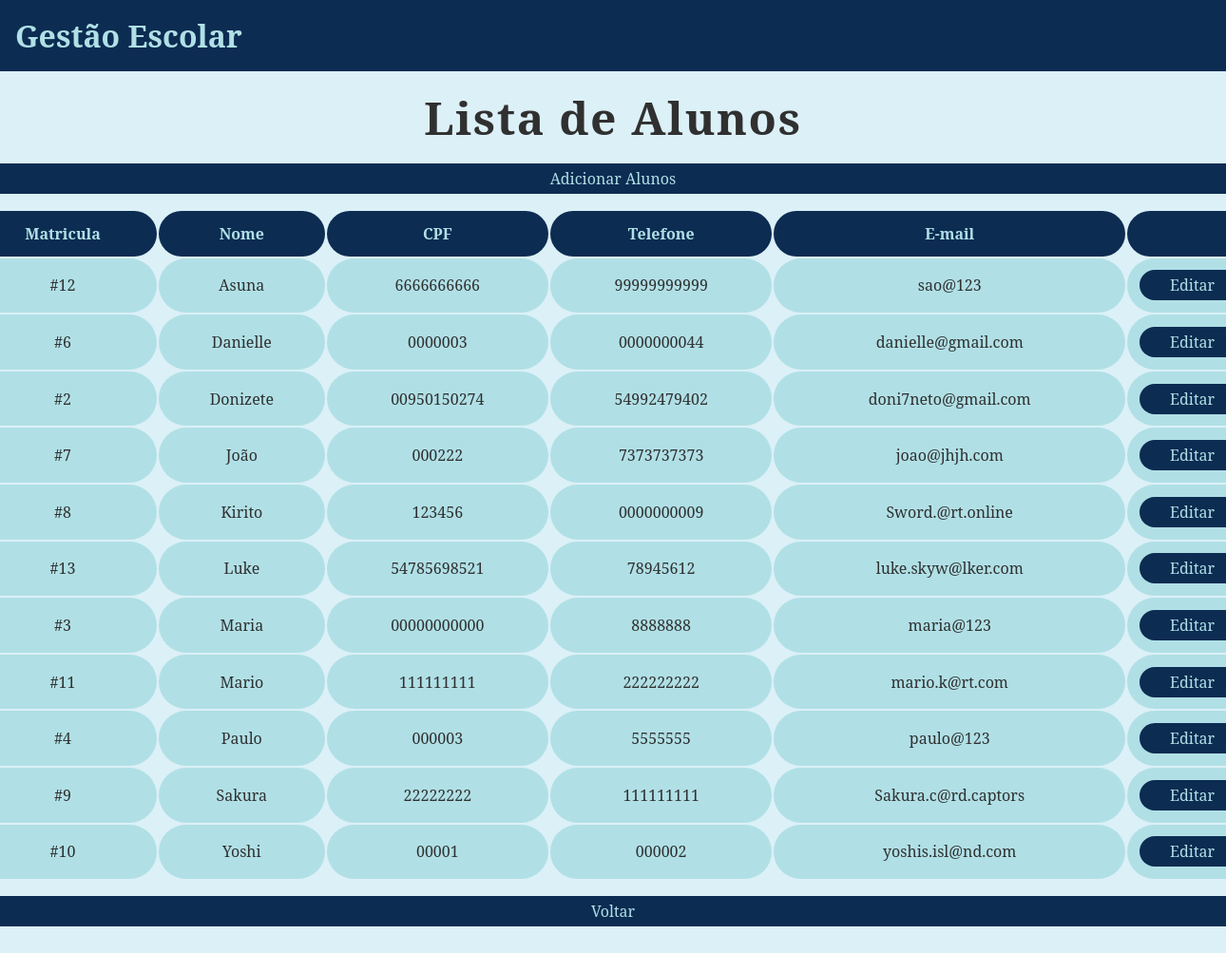
The page /listar/alunos on the database its author committed.
### tables this page shows
CREATE TABLE Alunos (
    matricula INTEGER PRIMARY KEY AUTOINCREMENT,
    nome VARCHAR(255) NOT NULL,
    cpf CHAR(11) NOT NULL,
    telefone CHAR(11),
    email VARCHAR(255) NOT NULL
);

### index.py (the view)
@app.route ("/listar/alunos")
def listar_alunos():
    alunos = Aluno.listar()
    return render_template ("listar_alunos.html", alunos=alunos)

### aluno.py (called while the page is built)
    @classmethod
    def listar(cls):
        conexao = sqlite3.connect("gestao_escolar.db")
        cursor = conexao.cursor()
        sql = f"""
            SELECT * FROM Alunos
            ORDER BY nome
        """
        cursor.execute(sql)
        listaAlunos = cursor.fetchall()
        conexao.close()
        return listaAlunos

### templates/listar_alunos.html
{% extends "base.html" %}
{% block conteudo %}
<div class="conteudo-principal">
    <h2>Lista de Alunos</h2>
    <div class="conteudo-tabela">
        <a href="/cadastro/alunos" class="botao-primario">Adicionar Alunos</a>
        <table>
            <tr>
                <th>Matricula</th>
                <th>Nome</th>
                <th>CPF</th>
                <th>Telefone</th>
                <th>E-mail</th>
                <th></th>
            </tr>
            {% for aluno in alunos %}
                <tr>
                    <td>#{{aluno[0]}}</td>
                    <td>{{aluno[1]}}</td>
                    <td>{{aluno[2]}}</td>
                    <td>{{aluno[3]}}</td>
                    <td>{{aluno[4]}}</td>
                    <td><a href="/editar/aluno/{{ aluno[0] }}" class="botao-primario">Editar</a></td>
                </tr>
            {% endfor %}
        </table>
        <a href="/" class="botao-primario">Voltar</a>
    </div>
</div>
{% endblock %}

### static/css/style.css (style rules this page uses)
:root { --azul-claro: rgb(220, 240, 247); --azul-escuro: rgb(12, 44, 82); --preto: rgb(48, 48, 48); --azul-normal: rgb(94, 157, 200); --palegreen: palegreen; --powderblue: powderblue; }
* { margin: 0; padding: 0; box-sizing: border-box; }
body { font-family: 'Noto Serif', serif; background: var(--azul-claro); }
a { text-decoration: none; }
.botao-primario { display: flex; background-color: var(--azul-escuro); color: var(--powderblue); width: 100%; border-radius: 3rem; text-align: center; justify-content: center; align-items: center; }
main .conteudo-principal { text-align: center; display: flex; justify-content: center; flex-direction: column; align-items: center; margin-bottom: 2rem; }
main .conteudo-principal h2 { margin: 1rem 0 1rem 0; font-size: 3rem; color: var(--preto); letter-spacing: .1rem; }
main .conteudo-principal .conteudo-tabela { width: 85rem; }
main .conteudo-principal .conteudo-tabela .botao-primario { height: 2rem; font-size: 1rem; font-weight: 400; }
main .conteudo-principal table { margin: 1rem 0rem 1rem 0rem; width: 100%; }
main .conteudo-principal table th { background: var(--azul-escuro); color: var(--powderblue); padding: .8rem; border-radius: 2rem; }
main .conteudo-principal table td { background: var(--powderblue); color: var(--preto); padding: .8rem; border-radius: 2rem; }

### rows shown on the page
Alunos: matricula "12", nome "Asuna", cpf "6666666666", telefone "99999999999", email "sao@123"
Alunos: matricula "6", nome "Danielle", cpf "0000003", telefone "0000000044", email "danielle@gmail.com"
Alunos: matricula "2", nome "Donizete", cpf "00950150274", telefone "54992479402", email "doni7neto@gmail.com"
Alunos: matricula "7", nome "João", cpf "000222", telefone "7373737373", email "joao@jhjh.com"
Alunos: matricula "8", nome "Kirito", cpf "123456", telefone "0000000009", email "Sword.@rt.online"
Alunos: matricula "13", nome "Luke", cpf "54785698521", telefone "78945612", email "luke.skyw@lker.com"
Alunos: matricula "3", nome "Maria", cpf "00000000000", telefone "8888888", email "maria@123"
Alunos: matricula "11", nome "Mario", cpf "111111111", telefone "222222222", email "mario.k@rt.com"
Alunos: matricula "4", nome "Paulo", cpf "000003", telefone "5555555", email "paulo@123"
Alunos: matricula "9", nome "Sakura", cpf "22222222", telefone "111111111", email "Sakura.c@rd.captors"
Alunos: matricula "10", nome "Yoshi", cpf "00001", telefone "000002", email "yoshis.isl@nd.com"
